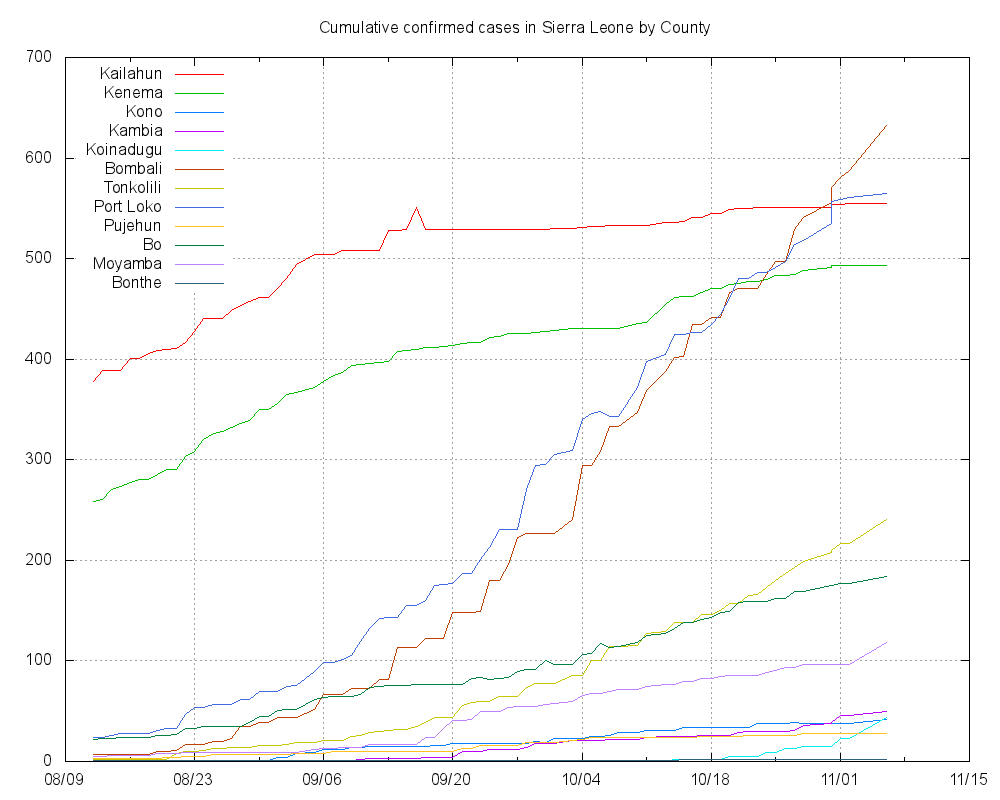

Source code (gnuplot):
set title "Cumulative confirmed cases in Sierra Leone by County"
set key top left
set grid
set xdata time
set timefmt "%Y-%m-%d"
set terminal png size 1000,800
set output "sl.png"
plot "sl_Kailahun.tab" using 1:2 title "Kailahun" with lines,"sl_Kenema.tab" using 1:2 title "Kenema" with lines,"sl_Kono.tab" using 1:2 title "Kono" with lines,"sl_Kambia.tab" using 1:2 title "Kambia" with lines,"sl_Koinadugu.tab" using 1:2 title "Koinadugu" with lines,"sl_Bombali.tab" using 1:2 title "Bombali" with lines,"sl_Tonkolili.tab" using 1:2 title "Tonkolili" with lines,"sl_Port_Loko.tab" using 1:2 title "Port Loko" with lines,"sl_Pujehun.tab" using 1:2 title "Pujehun" with lines,"sl_Bo.tab" using 1:2 title "Bo" with lines,"sl_Moyamba.tab" using 1:2 title "Moyamba" with lines,"sl_Bonthe.tab" using 1:2 title "Bonthe" with lines
